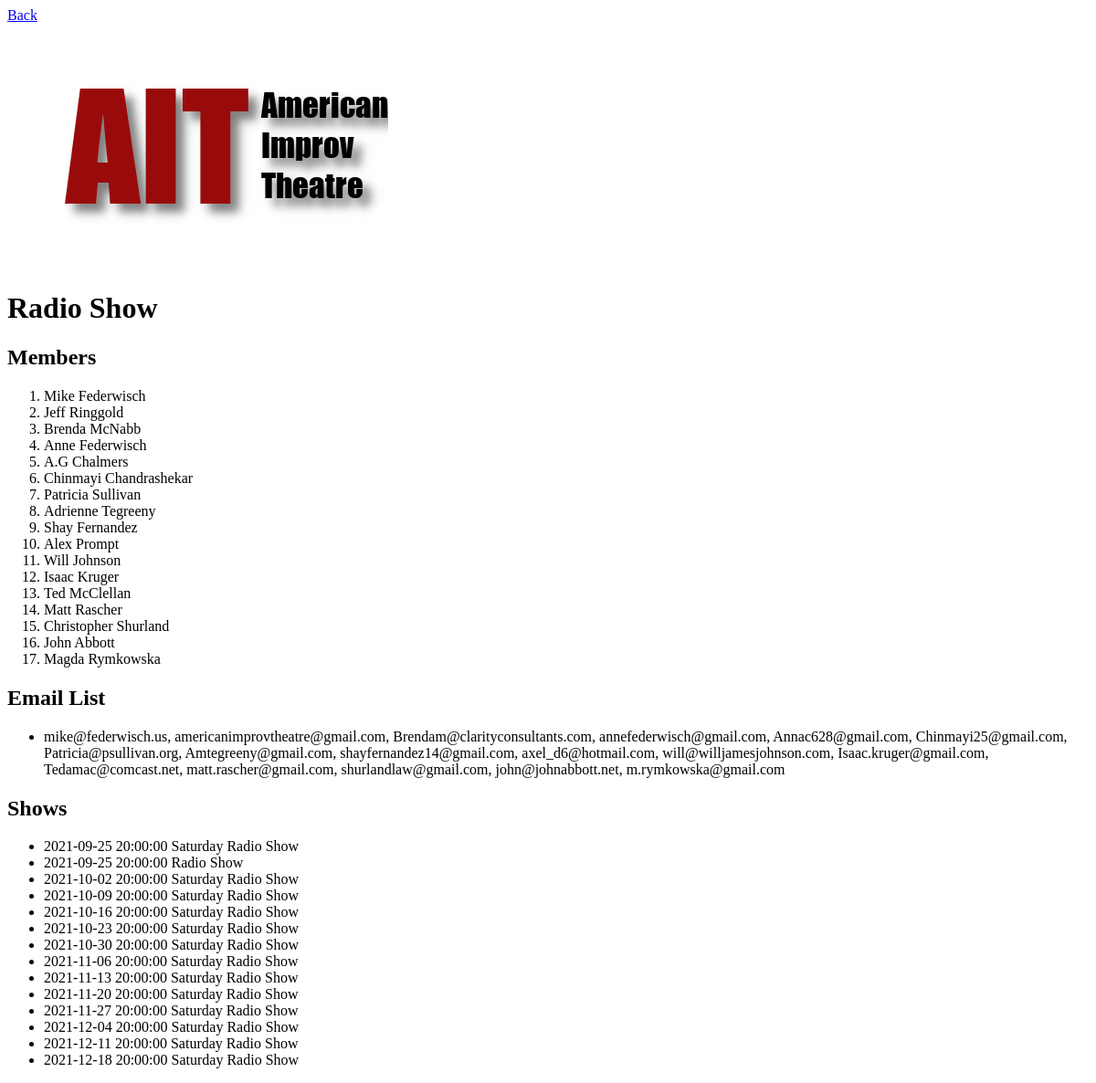
The app's page /admin/team_info.php?id=2 (signed in), older data.
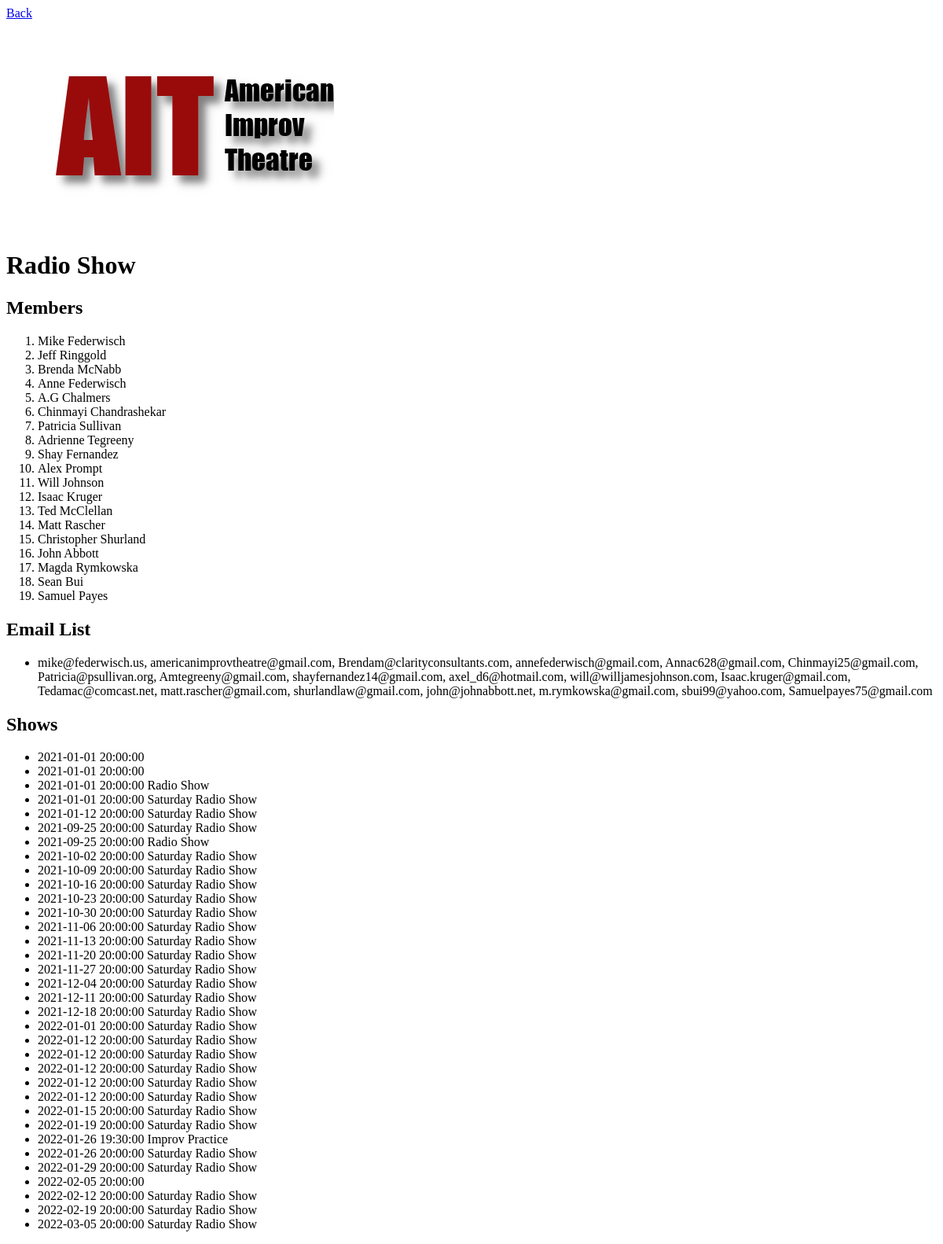
The same page, newer data.
### tables this page shows
CREATE TABLE `Teams` (
  `ID` int(11) NOT NULL AUTO_INCREMENT,
  `Name` varchar(30) DEFAULT NULL,
  PRIMARY KEY (`ID`)
);

CREATE TABLE `Shows` (
  `ID` int(11) NOT NULL AUTO_INCREMENT,
  `Date` datetime DEFAULT NULL,
  `Description` varchar(30) DEFAULT NULL,
  `PracticeZoomLink` varchar(128) DEFAULT NULL,
  `ShowZoomLink` varchar(128) DEFAULT NULL,
  `Team` int(11) DEFAULT NULL,
  PRIMARY KEY (`ID`)
);

### html/admin/team_info.php (the view, shortened to what this page needs)
<!DOCTYPE HTML PUBLIC "-//W3C//DTD HTML 4.01 Transitional//EN">
<html>
<body>
<?php
echo "<a href='" . $_SERVER['HTTP_REFERER'] . "'>Back</a>";
?>
<br>
<img src="../images/AIT_logo_no_bg.png" alt="AIT: American Improv Theatre">
<?php
$hostname = "db";
$username = "your_mysql_username";
$password = "your_mysql_password";
$db = "schedulecast";
$dbconnect=mysqli_connect($hostname,$username,$password,$db);
list($teamid) = sscanf($_SERVER['QUERY_STRING'], "id=%d");
$teamquery = mysqli_query($dbconnect, "SELECT * FROM Teams WHERE ID = " . $teamid)
   or die (mysqli_error($dbconnect));
$teaminfo = mysqli_fetch_array($teamquery);
$memberquery = mysqli_query($dbconnect, "SELECT * FROM TeamMembership WHERE Team = " . $teamid)
   or die (mysqli_error($dbconnect));
$first = true;
$members = array();
$emails = array();
while ($performerlist = mysqli_fetch_array($memberquery)) {
	$performerQ = mysqli_query($dbconnect, "SELECT * FROM Performers WHERE ID = " . $performerlist['Performer'])
	  or die (mysqli_error($dbconnect));
	$performerInfo = mysqli_fetch_array($performerQ);
	array_push($members, $performerInfo['NameFirst'] . " " . $performerInfo['NameLast']);
	array_push($emails, $performerInfo['Email'] );
}
echo "<h1>" . $teaminfo['Name'] . " </h1>\n";
echo "<h2>Members</h2>\n";
echo "<ol>\n";
foreach ($members as $member) {
	echo "<li>" . $member . "</li>\n";
}
echo "</ol>\n";
echo "<h2>Email List</h2>\n";
echo "<ul><li>\n";
foreach ($emails as $email) {
	if ($first) {
		$first = false;
	} else {
		echo ", ";
	}
	echo $email;
}
echo "</li></ul>\n";
echo "<h2>Shows</h2>";
$showQuery = mysqli_query($dbconnect, "SELECT * FROM Shows WHERE Team = " . $teamid . " ORDER BY Date")
   or die (mysqli_error($dbconnect));
echo "<ul>\n";
while ($showInfo = mysqli_fetch_array($showQuery)) {
	echo "  <li>" . $showInfo['Date'] . " " . $showInfo['Description'] . "</li>\n";
}
echo "</ul>\n";
?>
</body>
</html>

Row changes from the older to the newer data that the page shows:
added shows: Date "2021-01-01 20:00:00"
added shows: Date "2021-01-01 20:00:00"
added shows: Date "2021-01-01 20:00:00", Description "Radio Show"
added shows: Date "2021-01-01 20:00:00", Description "Saturday Radio Show"
added shows: Date "2021-01-12 20:00:00", Description "Saturday Radio Show"
added shows: Date "2022-01-01 20:00:00", Description "Saturday Radio Show"
added shows: Date "2022-01-12 20:00:00", Description "Saturday Radio Show"
added shows: Date "2022-01-12 20:00:00", Description "Saturday Radio Show"
added shows: Date "2022-01-12 20:00:00", Description "Saturday Radio Show"
added shows: Date "2022-01-12 20:00:00", Description "Saturday Radio Show"
added shows: Date "2022-01-12 20:00:00", Description "Saturday Radio Show"
added shows: Date "2022-01-15 20:00:00", Description "Saturday Radio Show"
added shows: Date "2022-01-19 20:00:00", Description "Saturday Radio Show"
added shows: Date "2022-01-26 19:30:00", Description "Improv Practice"
added shows: Date "2022-01-26 20:00:00", Description "Saturday Radio Show"
added shows: Date "2022-01-29 20:00:00", Description "Saturday Radio Show"
added shows: Date "2022-02-05 20:00:00"
added shows: Date "2022-02-12 20:00:00", Description "Saturday Radio Show"
added shows: Date "2022-02-19 20:00:00", Description "Saturday Radio Show"
added shows: Date "2022-03-05 20:00:00", Description "Saturday Radio Show"
Text that changed along with them:
new list line: "Sean Bui"
new list line: "Samuel Payes"
new list line: ", sbui99@yahoo.com"
new list line: ", Samuelpayes75@gmail.com"
